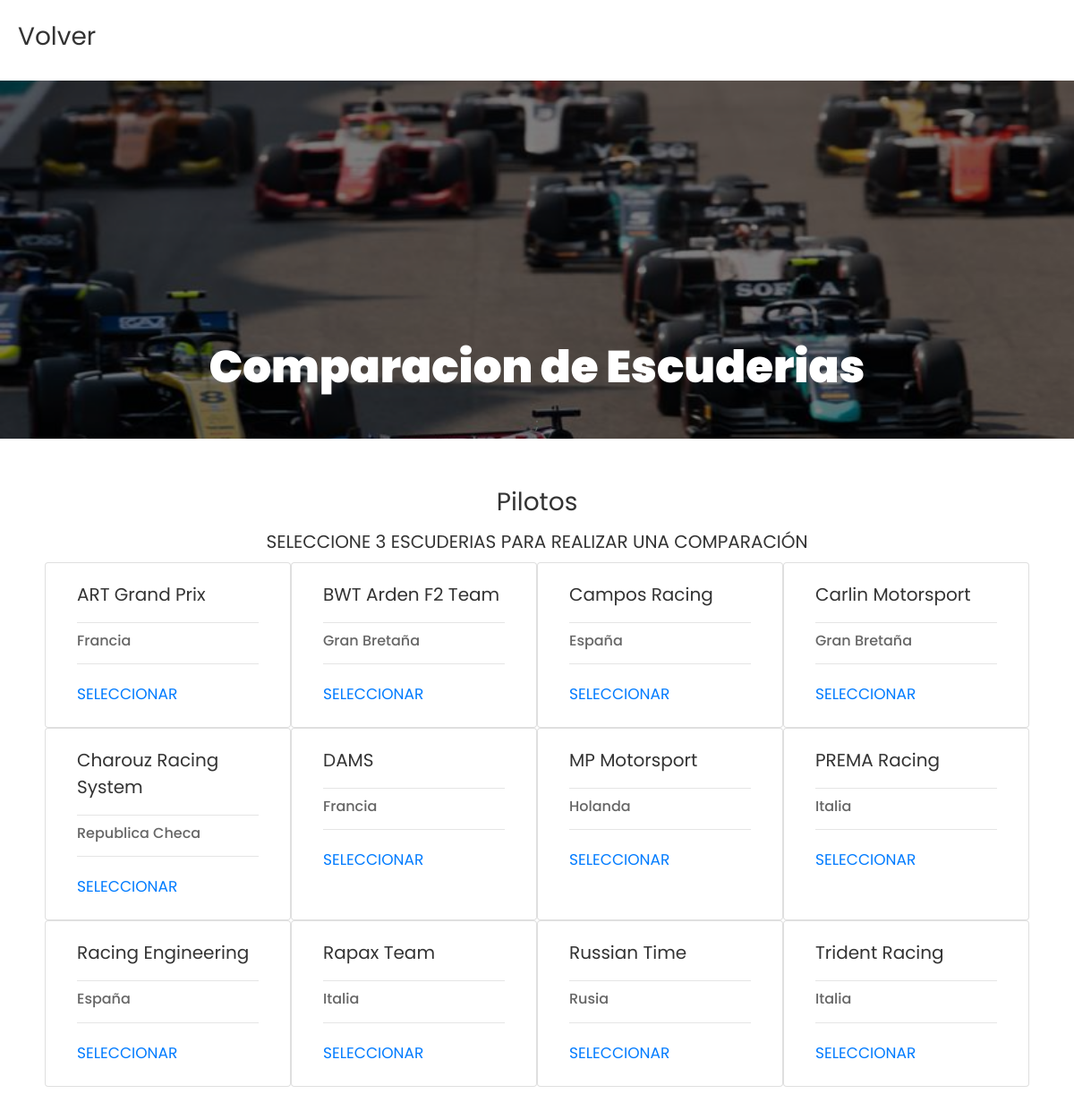
Page /comparar-escuderias.php?categoria=f2 on the earlier database version.
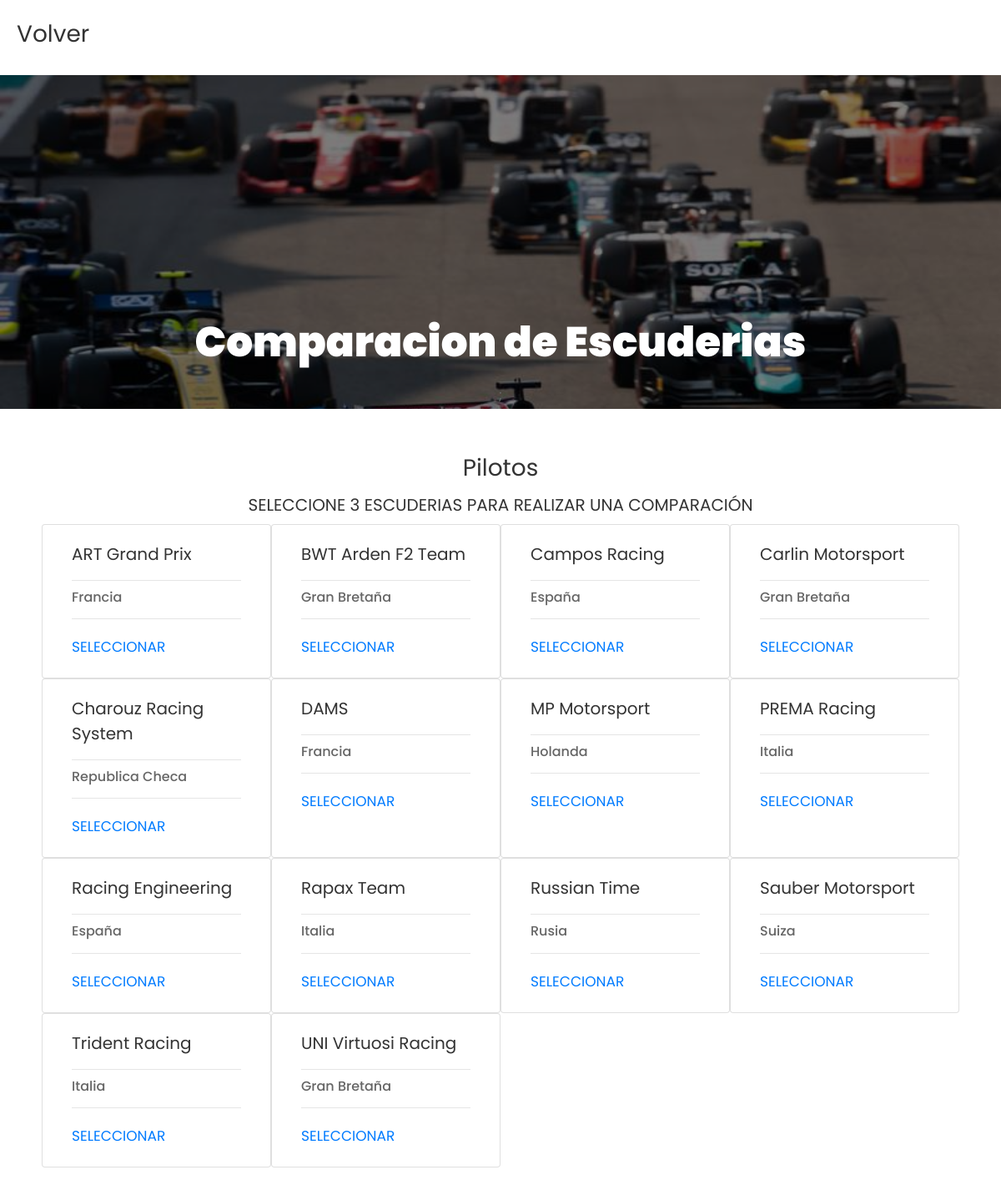
Same page on the later database version.
### tables this page shows
CREATE TABLE `escuderias` (
  `id` int(11) NOT NULL,
  `nombre` varchar(30) NOT NULL,
  `nacionalidad` varchar(30) NOT NULL
);

### comparar-escuderias.php (the view, shortened to what this page needs)
<?php
  $categoria = $_GET['categoria'];
  if($categoria == 'f1') $colorPagina = "#dc3545";
  else if($categoria == 'f2') $colorPagina = "#007bff";
  else if($categoria == 'f3') $colorPagina = "#6c757d";
  else if($categoria == 'fe') $colorPagina = "#007bff";
  $escuderia1 = $_GET['escuderia1'];
  $escuderia2 = $_GET['escuderia2'];
  $escuderia3 = $_GET['escuderia3'];
?>
<?php
  try {
    require('db/conexion.php');
    if(!$escuderia1 || !$escuderia2 || !$escuderia3){
      $cargarEstadistica =  " SELECT " .
                            "   e1.id AS id, " .
                            "   e1.nombre AS nombre , " .
                            "   e1.nacionalidad AS nacionalidad " .
                            " FROM escuderias e1 " .
                            " WHERE (SELECT COUNT(*) FROM carreras c2 WHERE (c2.posiciones_escuderias LIKE CONCAT('%', e1.nombre, '%')) AND (c2.categoria = '$categoria')) > 0 " .
                            " ORDER BY e1.nombre "
                          ;
    }
    $resultadoEscuderias = $con->query($cargarEstadistica);
  } catch (\Exception $e) {
    $error = $e->getMessage();
  }
?>
<!DOCTYPE html>
<html lang="en">
  <?php include('templates/head.php') ?>
  <body>
    <a href="index.php"><h3 class="mb-2 bread" style="padding: 20px;">Volver</h3></a>
    <?php include('templates/header.php') ?>
    <div style="margin: 50px;">
        <h3 class="text-center">Pilotos</h3>
        <?php
          if(!$escuderia1 || !$escuderia2 || !$escuderia3){
        ?>
            <div class="comparadorPilotos container">
              <h5 class="text-center">SELECCIONE 3 ESCUDERIAS PARA REALIZAR UNA COMPARACIÓN</h5>
              <div class="seleccionar-piloto row">
                <?php
                  while($escuderia = $resultadoEscuderias->fetch_assoc()){
                    if(!$escuderia1) $linkNuevo = $_SERVER["REQUEST_URI"] . '&escuderia1=';
                    else if(!$escuderia2) $linkNuevo = $_SERVER["REQUEST_URI"] . '&escuderia2=';
                    else $linkNuevo = $_SERVER["REQUEST_URI"] . '&escuderia3=';
                ?>
                    <div class="piloto card col-md-3" style="width: 18rem; ">
                      <div class="card-body">
                        <h5 class="card-title"><?php echo $escuderia['nombre']; ?></h5>
                        <hr>
                        <h6 class="card-subtitle mb-2"><?php echo $escuderia['nacionalidad']; ?></h6>
                        <hr>
                        <a href="<?php echo $linkNuevo . $escuderia['id']; ?>" class="card-link" style="color: <?php if($escuderia1 == $escuderia['id'] || $escuderia2 == $escuderia['id'] || $escuderia3 == $escuderia['id']) echo '#ffffff'; else echo $colorPagina; ?>">SELECCIONAR</a>
                      </div>
                    </div>
                <?php
                  }
                ?>
              </div>
            </div>
        <?php
          }
        ?>
    </div>
  </body>
</html>

Differences in the rows shown:
now on this page (row unchanged): escuderias: nombre "Sauber Motorsport", nacionalidad "Suiza"
added escuderias: nombre "UNI Virtuosi Racing", nacionalidad "Gran Bretaña"
